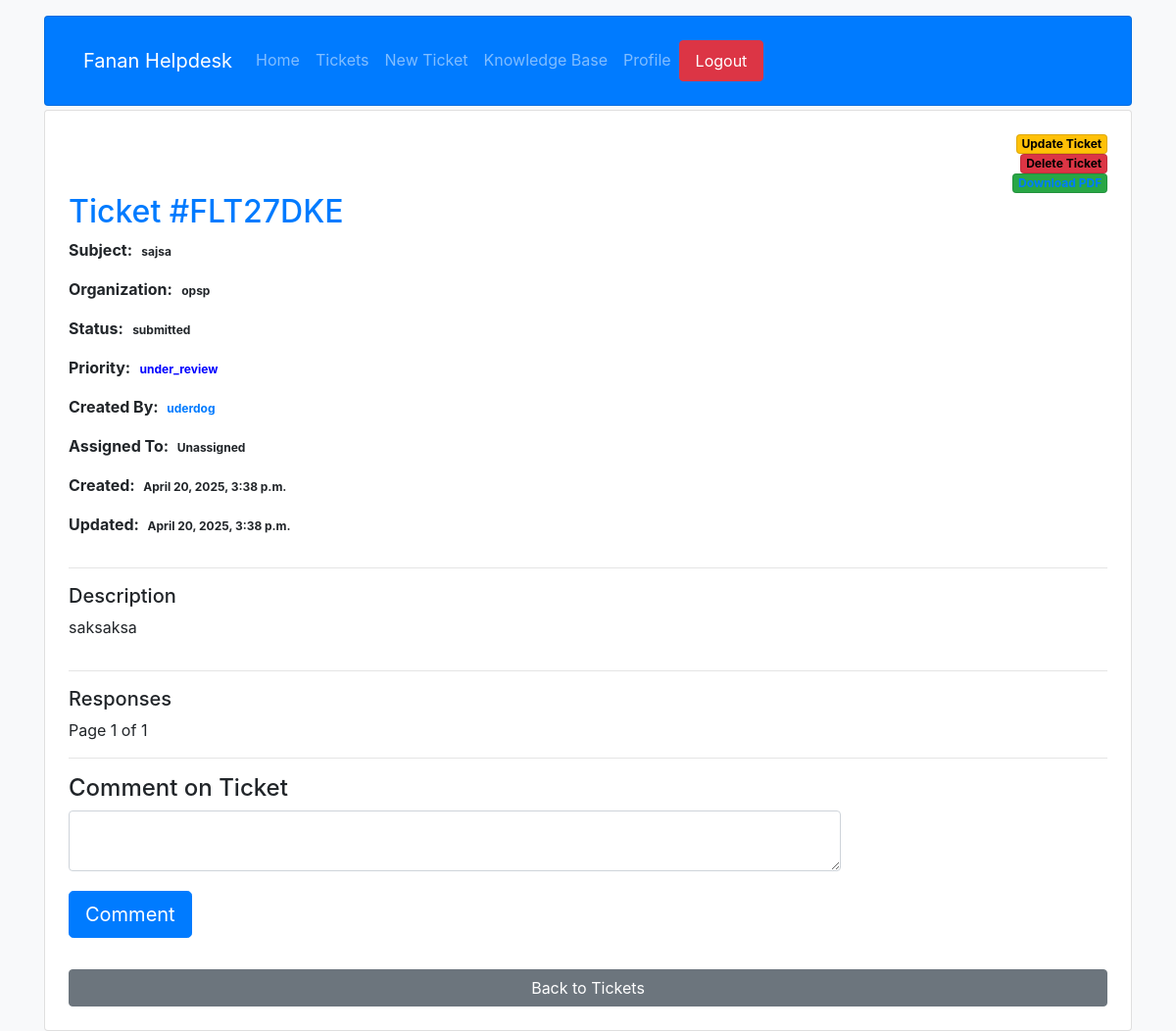
Page /staff/view/27/ (signed in) on the committed database.
### ticketing_system/models.py (models this page shows, shortened)
class Ticket(models.Model):
    organization = models.CharField(max_length=28, null=True)
    name = models.CharField(max_length=28)
    desc = models.TextField()
    priority = models.ForeignKey(Priority, on_delete=models.CASCADE)
    status = models.ForeignKey(TicketStatus,null=True, on_delete=models.CASCADE)  # Use ForeignKey to Status
    creation_time = models.DateTimeField()
    update_time = models.DateTimeField()
    created_by = models.ForeignKey(
        settings.AUTH_USER_MODEL, null=True, related_name='tickets_created', on_delete=models.CASCADE
    )
    assigned_to = models.ForeignKey(
        settings.AUTH_USER_MODEL, null=True, related_name='tickets_assigned', on_delete=models.CASCADE
    )
    class Meta:
        permissions = [
            ('can_view_status', 'Can view ticket status'),
            ('can_change_status', 'Can change ticket status'),
            ('can_assign_ticket', 'Can assign tickets'),
        ]

class TicketStatus(models.Model):
    name = models.CharField(max_length=32)
    is_default = models.BooleanField(default=False)
    hide_by_default = models.BooleanField(default=False)

class Priority(models.Model):
    name = models.CharField(max_length=32)
    value = models.IntegerField()
    is_default = models.BooleanField(default=False)
    display_color = models.TextField(max_length=16, default="#000000")

### ticketing_system/views.py (the view)
    def wrapper(request, *args, **kwargs):
        if not request.user.is_staff:  # Only allow staff users
            raise PermissionDenied
        return view_func(request, *args, **kwargs)

### ticketing_system/views.py (called while the page is built)
def admin_required(view_func):
    def wrapper(request, *args, **kwargs):
        if not request.user.is_staff:  # Only allow staff users
            raise PermissionDenied
        return view_func(request, *args, **kwargs)
    return wrapper

@login_required
@admin_required
def view(request, ticket_id=1):
    ticket = get_object_or_404(Ticket, pk=ticket_id)
    status_list = TicketStatus.objects.all()
    ticket_comments = ticket.ticketcomment_set.order_by('-id')
    paginator = Paginator(ticket_comments, 10)
    try:
        page = int(request.GET.get('page', '1'))
    except ValueError:
        page = 1
    try:
        ticket_comments = paginator.page(page)
    except (EmptyPage, InvalidPage):
        ticket_comments = paginator.page(paginator.num_pages)
    return render(request, 'staff/view.html', {'ticket': ticket, 'status_list': status_list, 'ticket_comments': ticket_comments})

### templates/staff/view.html (shortened to what this page needs)
{% load static %}
{% block head %}
    <link rel="stylesheet" href="{% static 'css\bootstrap.min.css' %}">
{% endblock %}
{% block content %}
<body class="bg-light">
    <div class="container mt-3">
        <nav class="navbar mb-1 card navbar-expand-lg navbar-dark bg-primary p-4">
            <div class="container">
                <a class="navbar-brand" href="/">Fanan Helpdesk</a>
                <div class="collapse navbar-collapse" id="navbarNav">
                    <ul class="navbar-nav ms-auto">
                        <li class="nav-item"><a class="nav-link" href="/">Home</a></li>
                        <li class="nav-item"><a class="nav-link" href="/staff/">Tickets</a></li>
                        <li class="nav-item"><a class="nav-link" href="/staff/new/">New Ticket</a></li>
                        <li class="nav-item"><a class="nav-link" href="/knowledge_base">Knowledge Base</a></li>
                        <li class="nav-item"><a class="nav-link" href="/profile">Profile</a></li>
                        <li class="nav-item"><a onclick="return confirm('Are you sure you want to logout?');" class="nav-link btn btn-danger text-white px-3" href="/logout">Logout</a></li>
                    </ul>
                </div>
            </div>
        </nav>
        <div class="card shadow p-4">
            <div style="text-align: right;">
                <div><a style="color: black;" class="badge card shadow bg-warning" href="/staff/update/{{ ticket.id }}/">Update Ticket</a></div>
                <div><a style="color: black;" class="badge card shadow bg-danger" onclick="return confirm('Are you sure you want to delete this ticket?');" href="/staff/delete/{{ ticket.id }}/">Delete Ticket</a> </div>
                <div><a href="/staff/ticket/{{ticket.id}}/pdf/" class="badge card shadow bg-success">
                </a></div>
            </div>
            <h2 class="text-primary">Ticket #FLT{{ticket.id}}DKE</h2>
            <p><strong>Subject:</strong> <span class="badge bg-black"> {{ ticket.name }}</span></p>
            <p><strong>Organization:</strong> <span class="badge bg-black"> {{ ticket.organization }}</span></p>
            <p><strong>Status:</strong> <span class="badge bg-black">{{ ticket.status.name }}</span></p>
            <p><strong>Priority:</strong>
                <span class="badge bg-black" style="color: {{ ticket.priority.display_color }}">
                    {{ ticket.priority.name }}
                </span>
            </p>
            <p><strong>Created By: </strong><span class="badge bg-black">
                <a href="{% url 'profile' ticket.created_by.username %}">{{ ticket.created_by.username }}</a>
            </span></p>
            {% if ticket.assigned_to %}
            <p><strong>Assigned To: </strong><span class="badge bg-black">
                <a href="{% url 'profile' ticket.assigned_to.username %}">{{ ticket.assigned_to.username }}</a></span></p>
            {% else %}
            <p><strong>Assigned To: </strong><span class="badge bg-black"> Unassigned</span></p>
            {% endif %}
            <p><strong>Created: </strong><span class="badge bg-black"> {{ ticket.creation_time }}</span></p>
            <p><strong>Updated: </strong><span class="badge bg-black"> {{ ticket.update_time }}</span></p>
            <hr>
            <h5>Description</h5>
            <p>{{ ticket.desc|safe }}</p>
            <hr>
            <h5>Responses</h5>
            <div class="pagination">
                <span class="step-links">
                    <span class="current">
                        Page {{ ticket_comments.number }} of {{ ticket_comments.paginator.num_pages }}
                    </span>
                </span>
            </div>
            <hr/>
            <div class="add-comment">
                <h4>Comment on Ticket</h4>
                <form method="POST" action="/staff/submit_comment/{{ ticket.id }}/">
                    <div class="row" style="margin-bottom: 20px;">
                        <div class="col-md-9">
                            <textarea id="comment-text" name="comment-text" class="form-control"></textarea>
                        </div>
                    </div>
                    <input id="submit-comment" type="submit" class="btn btn-primary btn-lg" value="Comment" />
                </form>
            </div>
            <a href="/" class="btn btn-secondary mt-3">Back to Tickets</a>
        </div>
    </div>
</body>
{% endblock %}

### rows in the picture
Ticket: id "27", name "sajsa", organization "opsp", status.name "submitted", priority.name "under_review", created_by.username "uderdog", creation_time "April 20, 2025, 3:38 p.m.", update_time "April 20, 2025, 3:38 p.m.", desc "saksaksa"

### other values in the picture
{{ ticket_comments.number }} "1"
{{ ticket_comments.paginator.num_pages }} "1"
